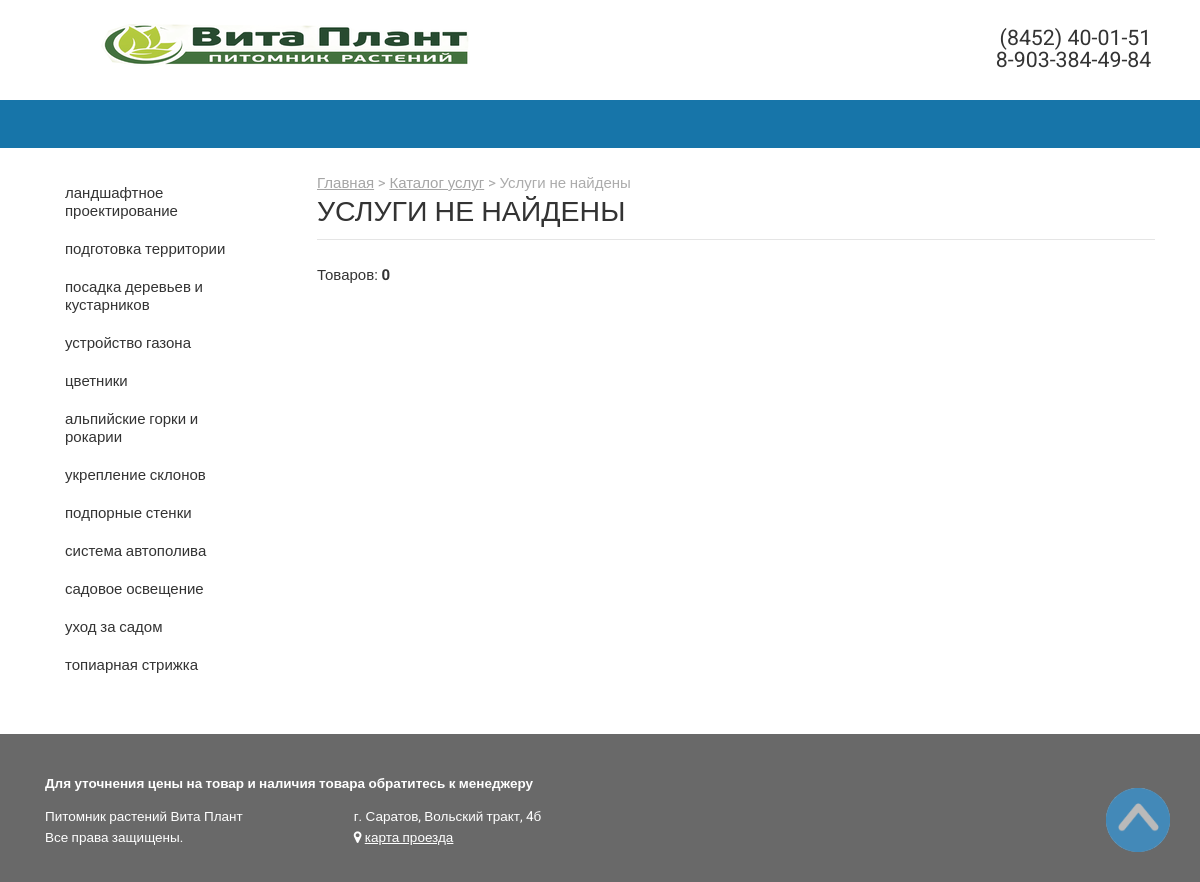
Screenshot of /s/cat1/ with the database file from the repository.
### store/models.py (models this page shows, shortened)
class SCategory(models.Model):
	name = models.CharField('Название категории', max_length=50)
	url = models.SlugField('URL', max_length=200, unique=True, default='')
	image = models.ImageField('Фото', null=True, blank=True)
	description = models.TextField('Описание', default='')
	objects = models.Manager()
	class Meta:
		verbose_name = 'Категория услуг'
		verbose_name_plural = 'Категории услуг'

### store/views.py (the view)
# urls.py: path('s/<slug:surl>/', views.sproduct_category, name='sproduct_category')
def sproduct_category(request, surl):
	menu = SCategory.objects.all()
	products_list = SProduct.objects.filter(category__url=surl).order_by('name')
	try:
		category_name = products_list[0].category.name
	except:
		category_name = 'Услуги не найдены'
	products_count = products_list.count()
	context = {
		'object_list': products_list,
		'category': category_name,
		'count': products_count,
		'menu': menu
	}
	return render(request, 'store/sproduct_category.html', context)

### store/templates/store/sproduct_category.html (shortened to what this page needs)
{% extends 'store/main.html' %}
{% load static %}
{% block content %}
<div id="content">
    <div class="inner clearfix">
        <div id="sidebar">
            <ul id="menu" class="left sm sm-theme sm-vertical">
                {% for section in menu %}
                {% if section.name == category %}
                <li class="selected"> <a href="../{{section.url}}">{{section.name}}</a> </li>
                {% else %}
                <li> <a href="../{{section.url}}">{{section.name}}</a> </li>
                {% endif %}
                {% endfor %}
            </ul>
        </div>
        <div id="workarea" class="partial clearfix">
            <div id="breadcrumbs" class="default"> <span>
                    <a href="{% url 'store:store' %}" title="Главная">Главная</a>
                </span> <span>>
                    <a href="{% url 'store:products' %}" title="Каталог товаров"> Каталог услуг</a>
                </span> <span>> {{category}}</span> </div>
            <h1 class="title">{{category}}</h1>
            <div id="catalog" class="default">
                <div class="options clearfix">
                    <div class="items-count">
                        <label>Товаров:</label> <strong>{{count}}</strong> </div>
                </div>
            </div>
        </div>
    </div>
</div>
{% endblock %}

### static/files/cache/css/template_cdd8cc0ba4ddc9cb456de8e4602cc1ac/template_cdd8cc0ba4ddc9cb456de8e4602cc1ac_v1.css@160785209763621.css (style rules this page uses)
.sm { box-sizing:border-box;position:relative;z-index:990;-webkit-tap-highlight-color:rgba(0,0,0,0); }
.sm,.sm ul,.sm li { display:block;list-style:none;margin:0;padding:0;line-height:normal;direction:ltr;text-align:left; }
.sm li,.sm a { position:relative; }
.sm a { display:block; }
.sm::after { content:"";display:block;height:0;font:0px/0 serif;clear:both;overflow:hidden; }
.sm *,.sm *::before,.sm *::after { box-sizing:inherit; }
.sm-theme a, .sm-theme a:hover, .sm-theme a:focus, .sm-theme a:active { font-weight: bold; padding: 15px 25px; text-decoration: none; text-transform: uppercase; }
.sm-theme.sm-vertical a, .sm-theme.sm-vertical a:hover, .sm-theme.sm-vertical a:focus, .sm-theme.sm-vertical a:active { font-weight: normal; padding: 10px 20px; text-transform: none; }
@media (min-width: 768px) { .sm-theme li { float: left; } }
@media (min-width: 768px) { .sm-theme ul li, .sm-theme.sm-vertical li { float: none; } }
@media (min-width: 768px) { .sm-theme a { white-space: nowrap; } }
@media (min-width: 768px) { .sm-theme ul a, .sm-theme.sm-vertical a { white-space: normal; } }
@media (min-width: 768px) { .sm-theme > li { padding-left: 1px; background-repeat: no-repeat; background-position: left center; } }
@media (min-width: 768px) { .sm-theme > li:first-child { padding-left: 0; background: none; } }
@media (min-width: 768px) { .sm-theme.sm-vertical li { padding-left: 0; background: none; } }
*, *:before, *:after { box-sizing: border-box; }
html, body { height: 100%; }
body { margin: 0; padding: 0; font: 15px/20px 'Roboto', sans-serif; }
a { text-decoration: underline; }
.clearfix:after { font-size: 0; display: block; visibility: hidden; clear: both; height: 0; content: ' '; }
.clearfix { display: inline-block; }
.clearfix { display: block; }
#wrapper .inner { position: relative; width: 1140px; padding: 0 15px; margin: 0 auto; }
#content { position: relative; width: 100%; -webkit-box-flex: 1; -webkit-flex: 1 0 auto; -ms-flex: 1 0 auto; flex: 1 0 auto; padding: 0; }
#content .inner { display: -webkit-box; display: -ms-flexbox; display: flex; -ms-flex-wrap: wrap; flex-wrap: wrap; -ms-flex-line-pack: stretch; align-content: stretch; }
#content:before { display: block; height: 25px; content: ' '; }
#content:after { display: block; height: 50px; content: ' '; }
#content #sidebar { float: left; width: 20%; margin-top: 1px; }
#content #workarea.partial { float: right; width: 80%; padding: 0 0 0 50px; }
#content #workarea h1, #content #workarea h2, #content #workarea h3, #content #workarea h4, #content #workarea h5, #content #workarea h6 { font-weight: 600; margin-bottom: 16px; }
#content #workarea h1 { font-size: 200%; }
#content #workarea h1.title { font-size: 190%; font-weight: 500; line-height: 1.1; margin: 3px 0 25px; padding-bottom: 12px; text-transform: uppercase; border-bottom: 1px solid rgba(0,0,0,.1); }
#wrapper .inner { width: 100%; min-width: 320px; max-width: 1140px; }
body { color: #333; background-color: #fff; }
a { color: #1775a9; }
#breadcrumbs.default span { color: #acacac; }
#breadcrumbs.default span a { color: #a5a5a5; }
#menu.left li a { color: #333; }

### rows the page displays
SCategory: name "ландшафтное проектирование"
SCategory: name "подготовка территории"
SCategory: name "посадка деревьев и кустарников"
SCategory: name "устройство газона"
SCategory: name "цветники"
SCategory: name "альпийские горки и рокарии"
SCategory: name "укрепление склонов"
SCategory: name "подпорные стенки"
SCategory: name "система автополива"
SCategory: name "садовое освещение"
SCategory: name "уход за садом"
SCategory: name "топиарная стрижка"

### other values shown
{{ category }} "Услуги не найдены"
{{ category }} "УСЛУГИ НЕ НАЙДЕНЫ"
{{ count }} "0"
